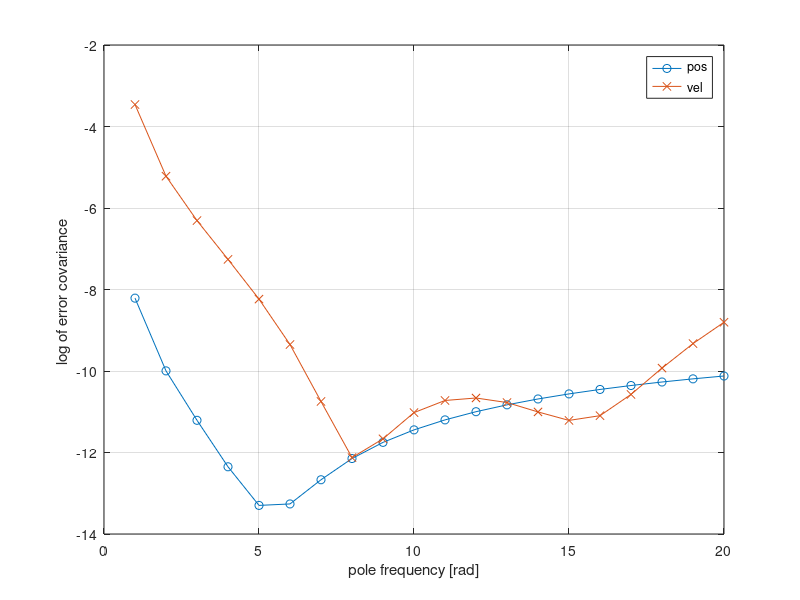
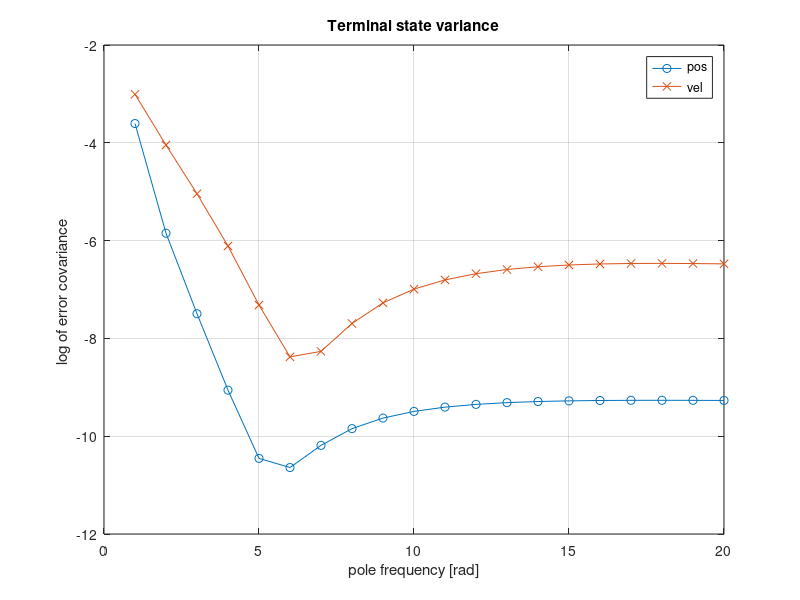

The MATLAB source for these figures, in order: (Note: this script raises an error after producing the figures.)
%%
clear all

%%
M =  0.0936; D= 1.1226; K= 1.2783;

%%sys = ss(tf([1],[M,D,K]));

%%
A = [ 0, 1 ;-K/M, -D/M];
B = [0;1];
C = [1  0];
ST = 0.030;
sys = ss(A,B,C,[]);
sysd = c2d(sys,ST)

% sim setting
len = 200;
time = 0:ST:ST*(len-1);
x_gt = zeros(2,len);
x_obs = zeros(2,len); 
x_obs2 = zeros(2,len);

% noise variable 
sigma1 = 0.01;
Noise = [sigma1] .* randn(1,len);

% init
x_gt(:,1) = [1;-2];
x_obs(:,1) = [-1;2]; % converted 
x_obs2(:,1) = [-1;2]; % Non-converted
U = sin(1*pi/3*time);

acbase = [1,1];


final_err = zeros(20,2);

W = sigma1^2;
for lpole = 1:20
    Ks = acker(sysd.A',sysd.A'*sysd.C',exp(ST*acbase*-1*lpole))';
    Cnom=Ks*W*Ks';
    Pends = dlyap(sysd.A-Ks*sysd.C*sysd.A,Cnom);
    final_err(lpole,:)=diag(Pends)';
end

lpoles = 1:20;
figure(1)
plot(lpoles,log(final_err(:,1)),'o-',lpoles,log(final_err(:,2)),'x-')
grid on
xlabel('pole frequency [rad]')
ylabel('log of error covariance ')
legend('pos','vel','Best')


%%
P_obs_ = zeros(2,2,len);
Fnum = 5;
F = -acker(sysd.A,sysd.B,exp(ST*-Fnum*acbase));
 

sigma1 = 0.1
W = sigma1^2;

lpoles = 1:20;

final_errex = zeros(20,4);
for lpole = 1:20
    Ks = acker(sysd.A',sysd.A'*sysd.C',exp(ST*acbase*-1*lpole))';
    Aex=[sysd.A+sysd.B*F -sysd.B*F;zeros(2) sysd.A-Ks*sysd.C*sysd.A];
    Kex = [0;0;-Ks];
    Cnomex=Kex*W*Kex';
    Pexends = dlyap(Aex,Cnomex);
    final_errex(lpole,:)=diag(Pexends)';
end

figure(2)
% plot(final_errex(:,1:3))
grid on
plot(lpoles,log(final_errex(:,1)),'o-',lpoles,log(final_errex(:,2)),'x-')
grid on
xlabel('pole frequency [rad]')
ylabel('log of error covariance ')
legend('pos','vel','acc','best')
title('Terminal state variance')
SaveFigPDF(2,strcat('statenoise_pred_acker_F',num2str(Fnum)))

figure(3)
% plot(final_errex(:,4:6))
grid on
plot(lpoles,log(final_errex(:,3)),'o-',lpoles,log(final_errex(:,4)),'x-')
grid on
xlabel('pole frequency [rad]')
ylabel('log of error covariance ')
legend('pos','vel','acc','best')
title('Observation noise convariance')
SaveFigPDF(3,strcat('obsnoise_pred_acker_F',num2str(Fnum)))

[Min,stateindx]=min(final_errex(:,1)+final_errex(:,2))
[Min,obsindx]=min(final_errex(:,3)+final_errex(:,4))

figure(10)
grid on
plot(lpoles,log(final_errex(:,1)+final_errex(:,2)),'s-',lpoles,log(final_errex(:,3)+final_errex(:,4)),'*-')
grid on
xlabel('pole frequency [rad]')
ylabel('log of trace of error covariance ')
legend('terminal state','observation err','Location','best')
title('Trace of control and observation noise convariance')
SaveFigPDF(10,strcat('trace_pred_acker_F',num2str(Fnum)))
%%
final_errex_servo = zeros(20,4);
G = 10;

for lpole = 1:20
    Ks = acker(sysd.A',sysd.A'*sysd.C',exp(ST*acbase*-1*lpole))';
    Aex=[sysd.A+sysd.B*F -sysd.B*F-sysd.B*G*sysd.C;zeros(2) sysd.A-Ks*sysd.C*sysd.A];
    Kex = [-sysd.B*G;-Ks];
    Cnomex=Kex*W*Kex';
    Pexends = dlyap(Aex,Cnomex);
    final_errex_servo(lpole,:)=diag(Pexends)';
end

figure(22)
% plot(final_errex(:,1:3))
grid on
plot(lpoles,log(final_errex(:,1)),'o-',lpoles,log(final_errex(:,2)),'x-',lpoles,log(final_errex_servo(:,1)),'o-.',lpoles,log(final_errex_servo(:,2)),'x-.')
grid on
xlabel('pole frequency [rad]')
ylabel('log of error covariance ')
legend('pos','vel','pos_{servo0}','vel_{servo0}')
title('Terminal state variance')

figure(33)
% plot(final_errex(:,4:6))
grid on
plot(lpoles,log(final_errex(:,3)),'o-',lpoles,log(final_errex(:,4)),'x-',lpoles,log(final_errex_servo(:,3)),'o-.',lpoles,log(final_errex_servo(:,4)),'x-.')
grid on
xlabel('pole frequency [rad]')
ylabel('log of error covariance ')
legend('pos','vel','pos_{servo0}','vel_{servo0}')
title('Observation noise convariance')

SaveFigPDF(22,strcat('statenoise_pred_acker_servo0_F',num2str(Fnum)))
SaveFigPDF(33,strcat('obsnoise_pred_acker_servo0_F',num2str(Fnum)))

%%
final_errex_servo1 = zeros(20,5);
G = 0.05;

for lpole = 1:20
    Ks = acker(sysd.A',sysd.A'*sysd.C',exp(ST*bwbase*-1*lpole))';
    Aex=[sysd.A+sysd.B*F -sysd.B*F -sysd.B*G;zeros(2) sysd.A-Ks*sysd.C*sysd.A zeros(2,1);-C 0 0 1];
    eig(Aex)
    Kex = [0;0;-Ks;-1];
    Cnomex=Kex*W*Kex';
    Pexends = dlyap(Aex,Cnomex);
    final_errex_servo1(lpole,:)=diag(Pexends)';
end
figure(23)
% plot(final_errex(:,1:3))
grid on
plot(lpoles,log(final_errex(:,1)),'o-',lpoles,log(final_errex(:,2)),'x-',lpoles,log(final_errex_servo1(:,1)),'o-.',lpoles,log(final_errex_servo1(:,2)),'x-.')
grid on
xlabel('pole frequency [rad]')
ylabel('log of error covariance ')
legend('pos','vel','pos_{servo1}','vel_{servo1}')
title('Terminal state variance')

figure(34)
% plot(final_errex(:,4:6))
grid on
plot(lpoles,log(final_errex(:,3)),'o-',lpoles,log(final_errex(:,4)),'x-',lpoles,log(final_errex_servo1(:,3)),'o-.',lpoles,log(final_errex_servo1(:,4)),'x-.')
grid on
xlabel('pole frequency [rad]')
ylabel('log of error covariance ')
legend('pos','vel','pos_{servo1}','vel_{servo1}')
title('Observation noise convariance')



%%
figure(100)
clf
plot(acbase*-Fnum,'ro')
grid on
hold on

cmap = colormap;
for lpole=1:20
plot(acbase*-1*lpole,'*','color',cmap(lpole*2,:))
end
legend('Controller poles','Observer poles')
xlabel('Real')
ylabel('Imaginary')
SaveFigPDF(100,strcat('poleposition_acker_F',num2str(Fnum)))

%% KF vs Poles
KFPs = []
KFpoles = []
[P,L,G] = dare(sysd.A',sysd.C', sysd.B*sysd.B'*1e-4 ,sigma1^2) %Pend, Eig, KFgain 
KFPs=[KFPs, diag(P)];KFpoles=[KFpoles, log(L)/ST];
% KFL=P'*sysd.C'/(sysd.C*P'*sysd.C'+sigma1^2)
[P,L,G] = dare(sysd.A',sysd.C', sysd.B*sysd.B'*1e-5 ,sigma1^2) %Pend, Eig, KFgain 
KFPs=[KFPs, diag(P)];KFpoles=[KFpoles, log(L)/ST];
[P,L,G] = dare(sysd.A',sysd.C', sysd.B*sysd.B'*1e-6 ,sigma1^2) %Pend, Eig, KFgain 
KFPs=[KFPs, diag(P)];KFpoles=[KFpoles, log(L)/ST];
[P,L,G] = dare(sysd.A',sysd.C', sysd.B*sysd.B'*1e-7 ,sigma1^2) %Pend, Eig, KFgain 
KFPs=[KFPs, diag(P)];KFpoles=[KFpoles, log(L)/ST];

KFpoles
%save('sigma1e-1.mat','Final_err_real')

figure(101)
clf
plot(acbase*-Fnum,[0,0],'ro')
grid on
hold on
plot(KFpoles(:,1),[0,0],'mx')
cmap = colormap;
for lpole=1:20
plot(acbase*-1*lpole,[0,0],'*','color',cmap(lpole*2,:))
end

legend('Controller poles','Steationary Kalman filter poles','Observer poles','Location','best')
xlabel('Real')
ylabel('Imaginary')
SaveFigPDF(101,strcat('polepositionwithKF_acker_F',num2str(Fnum)))




%% simulation loop


Final_err_real=zeros(20,4);


for lpole = 1:20
simloop = 400;
Ks = acker(sysd.A',sysd.A'*sysd.C',exp(ST*acbase*-1*lpole))';

x_obs_loop = zeros(2,simloop);
e_obs_loop = zeros(2,simloop);

for j = 1:simloop
Noise = [sigma1] .* randn(1,len);

for i = 2:len
    % update real value
    x_gt(:,i) = sysd.A * x_gt(:,i-1) + sysd.B*F*x_obs(:,i-1) + sysd.B*U(:,i);
    y = sysd.C * x_gt(:,i)+Noise(:,i);

    x_obs_hat = sysd.A * x_obs(:,i-1) + sysd.B*F*x_obs(:,i-1) + sysd.B*U(:,i);
    yobs_hat = sysd.C * x_obs_hat;
    x_obs(:,i) = x_obs_hat + Ks*(y-yobs_hat);
end
x_obs_loop(:,j) = x_gt(:,end); 
e_obs_loop(:,j) = x_gt(:,end)-x_obs(:,end); 
end

% Pinf
Pinf = e_obs_loop*e_obs_loop'/(simloop-1)

% Xe noise
xe =x_obs_loop-mean(x_obs_loop,2);
Pxinf = xe*xe'/(simloop-1)

Final_err_real(lpole,:) = [diag(Pxinf);diag(Pinf)];
end

Final_err_real

% kalmanfilter
simloop = 400;
Ks = acker(sysd.A',sysd.A'*sysd.C',L)';

x_obs_loop = zeros(2,simloop);
e_obs_loop = zeros(2,simloop);

for j = 1:simloop
Noise = [sigma1] .* randn(1,len);

for i = 2:len
    % update real value
    x_gt(:,i) = sysd.A * x_gt(:,i-1) + sysd.B*F*x_obs(:,i-1) + sysd.B*U(:,i);
    y = sysd.C * x_gt(:,i)+Noise(:,i);

    x_obs_hat = sysd.A * x_obs(:,i-1) + sysd.B*F*x_obs(:,i-1) + sysd.B*U(:,i);
    yobs_hat = sysd.C * x_obs_hat;
    x_obs(:,i) = x_obs_hat + Ks*(y-yobs_hat);
end
x_obs_loop(:,j) = x_gt(:,end); 
e_obs_loop(:,j) = x_gt(:,end)-x_obs(:,end); 
end

% Pinf
Pinf = e_obs_loop*e_obs_loop'/(simloop-1)

% Xe noise
xe =x_obs_loop-mean(x_obs_loop,2);
Pxinf = xe*xe'/(simloop-1)

KF_err_real = [diag(Pxinf);diag(Pinf)];


%% Showing

onespole = ones(size(lpoles));
figure(4)
% plot(final_errex(:,1:3))
clf
grid on
plot(lpoles,log(Final_err_real(:,1)),'o-',lpoles,log(Final_err_real(:,2)),'x-',lpoles,onespole*log(KF_err_real(1)),'--',lpoles,onespole*log(KF_err_real(2)),'-.')
grid on
xlabel('pole frequency [rad]')
ylabel('log of error covariance ')
legend('pos','vel','KF pos','KF vel')
title('Remaining noise after control')

figure(5)
clf
% plot(final_errex(:,4:6))
grid on
plot(lpoles,log(Final_err_real(:,3)),'o-',lpoles,log(Final_err_real(:,4)),'x-',lpoles,onespole*log(KF_err_real(3)),'--',lpoles,onespole*log(KF_err_real(4)),'-.')
grid on
xlabel('pole frequency [rad]')
ylabel('log of error covariance ')
legend('pos','vel','KF pos','KF vel')
title('Observation noise')
%%
SaveFigPDF(4,strcat('statenoise_vsKF_acker_F',num2str(Fnum)))
SaveFigPDF(5,strcat('obsnoise_vsKF_acker_F',num2str(Fnum)))
%% Compared with KF?

[P,L,G]=dare(sysd.A',sysd.C',diag([1e-4,1e-4]),sigma1^2)

%P =
%    1.0e-03 *
% 
%     0.1404   -0.1349
%    -0.1349    0.1708
% 
% L =
% 
%     0.9487
%     0.7254
% 
% G =
% 
%     0.0134   -0.0140
KFL=P'*sysd.C'/(sysd.C*P'*sysd.C'+sigma1^2)
log(eig(sysd.A-KFL*sysd.C*sysd.A))/ST

%    -4.0829
%   -10.5329


%%
figure(6)
clf
% plot(final_errex(:,4:6))
plot(lpoles,log(final_errex(:,1)),'-',lpoles,log(final_errex(:,2)),'--')
hold on
plot(lpoles,log(Final_err_real(:,1)),'o',lpoles,log(Final_err_real(:,2)),'x')
grid on
xlabel('pole frequency [rad]')
ylabel('log of error covariance ')
legend('pos_{pred}','vel_{pred}','pos_{sim}','vel_{sim}','Location','eastoutside')
title('Terminal state covariance with different poles')
SaveFigPDF(6,strcat('statenoise_sim_acker_F',num2str(Fnum)))

figure(7)
clf
% plot(final_errex(:,4:6))
plot(lpoles,log(final_errex(:,3)),'-',lpoles,log(final_errex(:,4)),'--')
hold on
plot(lpoles,log(Final_err_real(:,3)),'o',lpoles,log(Final_err_real(:,4)),'x')
grid on
xlabel('pole frequency [rad]')
ylabel('log of error covariance ')
legend('pos_{pred}','vel_{pred}','pos_{sim}','vel_{sim}','Location','eastoutside')
title('Observation noise with different poles')
SaveFigPDF(7,strcat('obsnoise_sim_acker_F',num2str(Fnum)))


figure(11)
clf
hold on
% plot(lpoles,log(final_errex(:,1)+final_errex(:,2)),'s-',lpoles,log(final_errex(:,3)+final_errex(:,4)),'*-')
plot(lpoles,log(Final_err_real(:,1)+Final_err_real(:,2)),'s-',lpoles,log(Final_err_real(:,3)+Final_err_real(:,4)),'*-')
grid on
xlabel('pole frequency [rad]')
ylabel('log of trace of error covariance ')
legend('terminal state','observation err','Location','best')
title('Trace of control and observation noise convariance')
SaveFigPDF(11,strcat('trace_sim_acker_F',num2str(Fnum)))

figure(12)
clf
hold on
plot(lpoles,log(final_errex(:,1)+final_errex(:,2)),'-',lpoles,log(final_errex(:,3)+final_errex(:,4)),'-.')
plot(lpoles,log(Final_err_real(:,1)+Final_err_real(:,2)),'s',lpoles,log(Final_err_real(:,3)+Final_err_real(:,4)),'*')
grid on
xlabel('pole frequency [rad]')
ylabel('log of trace of error covariance ')
legend('fb_{pred}','obs_{pred}','fb_{sim}','obs_{sim}','Location','best')
title('Trace of control and observation noise convariance')
SaveFigPDF(12,strcat('trace_simcomp_acker_F',num2str(Fnum)))

%%
figure(10)
plot(time,x_gt)
grid on
xlabel('time [s]')
ylabel('state value')
legend('pos','vel','acc')

figure(10)
plot(time,x_gt)
grid on
xlabel('time [s]')
ylabel('state value')
legend('pos','vel','acc')

figure(100)
clf
plot(acbase*-0.5,'rx')
grid on
hold on

cmap = colormap;
for lpole=1:20
plot(acbase*-1*lpoles,'*','color',cmap(lpoles*2,:))
end
legend('Controller poles','Observer poles')
xlabel('Real')
ylabel('Imaginary')
SaveFigPDF(100,'polepositions')

[minval,minindex]=min(Final_err_real(:,1))



